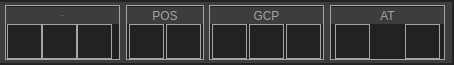
    <widget class="QWidget" name="widget_2" native="true">
     <property name="minimumSize">
      <size>
       <width>0</width>
       <height>65</height>
      </size>
     </property>
     <property name="maximumSize">
      <size>
       <width>16777215</width>
       <height>65</height>
      </size>
     </property>
     <property name="styleSheet">
      <string notr="true">border: 2px solid #222222;
border-left:none;
background-color: #3C3D3F;
</string>
     </property>
     <widget class="QFrame" name="frame">
      <property name="geometry">
       <rect>
        <x>5</x>
        <y>5</y>
        <width>115</width>
        <height>55</height>
       </rect>
      </property>
      <property name="minimumSize">
       <size>
        <width>115</width>
        <height>55</height>
       </size>
      </property>
      <property name="maximumSize">
       <size>
        <width>113</width>
        <height>55</height>
       </size>
      </property>
      <property name="styleSheet">
       <string notr="true">border:1px solid;
border-color: #A5A5A5;
background-color: #222222;</string>
      </property>
      <property name="frameShape">
       <enum>QFrame::StyledPanel</enum>
      </property>
      <property name="frameShadow">
       <enum>QFrame::Raised</enum>
      </property>
      <layout class="QGridLayout" name="gridLayout_8" rowstretch="10,30">
       <property name="leftMargin">
        <number>0</number>
       </property>
       <property name="topMargin">
        <number>1</number>
       </property>
       <property name="rightMargin">
        <number>0</number>
       </property>
       <property name="bottomMargin">
        <number>5</number>
       </property>
       <property name="spacing">
        <number>0</number>
       </property>
       <item row="1" column="0">
        <layout class="QHBoxLayout" name="horizontalLayout_3">
         <property name="spacing">
          <number>0</number>
         </property>
         <property name="topMargin">
          <number>0</number>
         </property>
         <item>
          <spacer name="horizontalSpacer_2">
           <property name="orientation">
            <enum>Qt::Horizontal</enum>
           </property>
           <property name="sizeHint" stdset="0">
            <size>
             <width>13</width>
             <height>20</height>
            </size>
           </property>
          </spacer>
         </item>
         <item>
          <widget class="QPushButton" name="btn_addsig">
           <property name="enabled">
            <bool>true</bool>
           </property>
           <property name="minimumSize">
            <size>
             <width>35</width>
             <height>35</height>
            </size>
           </property>
           <property name="maximumSize">
            <size>
             <width>35</width>
             <height>35</height>
            </size>
           </property>
           <property name="styleSheet">
            <string notr="true">
QPushButton
{
	border-image: url(:/new/button/skinbutton/Import_photo_nor1x.png);
}
QPushButton:hover
{

	border-image: url(:/new/button/skinbutton/Import_photo_honor1x.png);
}
QPushButton:pressed
{

	border-image: url(:/new/button/skinbutton/Import_photo_press1x.png);
}

QPushButton:disabled 
{

	border-image: url(:/new/button/skinbutton/Import_photo_no1x.png);
}




</string>
           </property>
           <property name="text">
            <string/>
           </property>
           <property name="iconSize">
            <size>
             <width>36</width>
             <height>36</height>
            </size>
           </property>
          </widget>
         </item>
         <item>
          <widget class="QPushButton" name="btn_adddir">
           <property name="enabled">
            <bool>true</bool>
           </property>
           <property name="minimumSize">
            <size>
             <width>35</width>
             <height>35</height>
            </size>
           </property>
           <property name="maximumSize">
            <size>
             <width>35</width>
             <height>35</height>
            </size>
           </property>
           <property name="styleSheet">
            <string notr="true">QPushButton
{
	border-image: url(:/new/button/skinbutton/Import_directory_nor1x.png);
}
QPushButton:hover
{

	border-image: url(:/new/button/skinbutton/Import_directory_honor1x.png);
}
QPushButton:pressed
{

	border-image: url(:/new/button/skinbutton/Import_directory_press1x.png);
}

QPushButton:disabled 
{

	border-image: url(:/new/button/skinbutton/Import_directory_no1x.png);
}




</string>
           </property>
           <property name="text">
            <string/>
           </property>
          </widget>
         </item>
         <item>
          <widget class="QPushButton" name="btn_push_removePgtable">
           <property name="minimumSize">
            <size>
             <width>35</width>
             <height>35</height>
            </size>
           </property>
           <property name="maximumSize">
            <size>
             <width>35</width>
             <height>35</height>
            </size>
           </property>
           <property name="styleSheet">
            <string notr="true">QPushButton
{
	border-image: url(:/new/button/skinbutton/Remove_selected_nor1x.png);
}
QPushButton:hover
{

	border-image: url(:/new/button/skinbutton/Remove_selected_honor1x.png);
}
QPushButton:pressed
{

	border-image: url(:/new/button/skinbutton/Remove_selected_press1x.png);
}

QPushButton:disabled 
{

	border-image: url(:/new/button/skinbutton/Remove_selected_no1x.png);
}</string>
           </property>
           <property name="text">
            <string/>
           </property>
          </widget>
         </item>
         <item>
          <spacer name="horizontalSpacer_3">
           <property name="orientation">
            <enum>Qt::Horizontal</enum>
           </property>
           <property name="sizeHint" stdset="0">
            <size>
             <width>18</width>
             <height>20</height>
            </size>
           </property>
          </spacer>
         </item>
        </layout>
       </item>
       <item row="0" column="0">
        <widget class="QLabel" name="label_Pho">
         <property name="minimumSize">
          <size>
           <width>113</width>
           <height>17</height>
          </size>
         </property>
         <property name="maximumSize">
          <size>
           <width>113</width>
           <height>17</height>
          </size>
         </property>
         <property name="font">
          <font>
           <family>Arial</family>
           <pointsize>-1</pointsize>
           <weight>50</weight>
           <italic>false</italic>
           <bold>false</bold>
          </font>
         </property>
         <property name="styleSheet">
          <string notr="true">font: 12px &quot;Arial&quot;;
color: rgb(165, 165, 165);
background-color:#3C3D3F;
border:0px solid;

</string>
         </property>
         <property name="text">
          <string>Photos</string>
         </property>
         <property name="alignment">
          <set>Qt::AlignCenter</set>
         </property>
        </widget>
       </item>
      </layout>
     </widget>
     <widget class="QFrame" name="frame_2">
      <property name="geometry">
       <rect>
        <x>126</x>
        <y>5</y>
        <width>78</width>
        <height>55</height>
       </rect>
      </property>
      <property name="minimumSize">
       <size>
        <width>78</width>
        <height>55</height>
       </size>
      </property>
      <property name="maximumSize">
       <size>
        <width>78</width>
        <height>55</height>
       </size>
      </property>
      <property name="styleSheet">
       <string notr="true">border:1px solid;
border-color: #A5A5A5;
background-color: #222222;</string>
      </property>
      <property name="frameShape">
       <enum>QFrame::StyledPanel</enum>
      </property>
      <property name="frameShadow">
       <enum>QFrame::Raised</enum>
      </property>
      <layout class="QGridLayout" name="gridLayout_7" rowstretch="10,0">
       <property name="leftMargin">
        <number>0</number>
       </property>
       <property name="topMargin">
        <number>1</number>
       </property>
       <property name="rightMargin">
        <number>0</number>
       </property>
       <property name="bottomMargin">
        <number>5</number>
       </property>
       <property name="spacing">
        <number>0</number>
       </property>
       <item row="1" column="0">
        <layout class="QHBoxLayout" name="horizontalLayout_4" stretch="1,1">
         <property name="spacing">
          <number>0</number>
         </property>
         <property name="leftMargin">
          <number>0</number>
         </property>
         <property name="topMargin">
          <number>0</number>
         </property>
         <property name="bottomMargin">
          <number>0</number>
         </property>
         <item>
          <widget class="QPushButton" name="btn_addpos">
           <property name="minimumSize">
            <size>
             <width>35</width>
             <height>35</height>
            </size>
           </property>
           <property name="maximumSize">
            <size>
             <width>35</width>
             <height>35</height>
            </size>
           </property>
           <property name="styleSheet">
            <string notr="true">QPushButton
{
	border-image: url(:/new/button/skinbutton/Add_POS_nor1x.png);
}
QPushButton:hover
{

	border-image: url(:/new/button/skinbutton/Add_POS_honor1x.png);
}
QPushButton:pressed
{

	border-image: url(:/new/button/skinbutton/Add_POS_press1x.png);
}

QPushButton:disabled 
{

	border-image: url(:/new/button/skinbutton/Add_POS_no1x.png);
}</string>
           </property>
           <property name="text">
            <string/>
           </property>
          </widget>
         </item>
         <item>
          <widget class="QPushButton" name="btn_delpos">
           <property name="minimumSize">
            <size>
             <width>35</width>
             <height>35</height>
            </size>
           </property>
           <property name="maximumSize">
            <size>
             <width>35</width>
             <height>35</height>
            </size>
           </property>
           <property name="styleSheet">
            <string notr="true">QPushButton
{
	border-image: url(:/new/button/skinbutton/Remove_POS_nor1x.png);
}
QPushButton:hover
{

	border-image: url(:/new/button/skinbutton/Remove_POS_honor1x.png);
}
QPushButton:pressed
{

	border-image: url(:/new/button/skinbutton/Remove_POS_press1x.png);
}

QPushButton:disabled 
{

	border-image: url(:/new/button/skinbutton/Remove_POS_no1x.png);
}</string>
           </property>
           <property name="text">
            <string/>
           </property>
          </widget>
         </item>
        </layout>
       </item>
       <item row="0" column="0">
        <widget class="QLabel" name="label_Pos">
         <property name="minimumSize">
          <size>
           <width>76</width>
           <height>17</height>
          </size>
         </property>
         <property name="maximumSize">
          <size>
           <width>113</width>
           <height>17</height>
          </size>
         </property>
         <property name="styleSheet">
          <string notr="true">font: 12px &quot;Arial&quot;;
color: rgb(165, 165, 165);
background-color:#3C3D3F;
border:0px solid;</string>
         </property>
         <property name="text">
          <string>POS</string>
         </property>
         <property name="alignment">
          <set>Qt::AlignCenter</set>
         </property>
        </widget>
       </item>
      </layout>
     </widget>
     <widget class="QFrame" name="frame_4">
      <property name="geometry">
       <rect>
        <x>209</x>
        <y>5</y>
        <width>115</width>
        <height>55</height>
       </rect>
      </property>
      <property name="minimumSize">
       <size>
        <width>115</width>
        <height>55</height>
       </size>
      </property>
      <property name="maximumSize">
       <size>
        <width>115</width>
        <height>55</height>
       </size>
      </property>
      <property name="styleSheet">
       <string notr="true">border:1px solid;
border-color: #A5A5A5;
background-color:#222222;</string>
      </property>
      <property name="frameShape">
       <enum>QFrame::StyledPanel</enum>
      </property>
      <property name="frameShadow">
       <enum>QFrame::Raised</enum>
      </property>
      <layout class="QGridLayout" name="gridLayout_9" rowstretch="10,0">
       <property name="leftMargin">
        <number>0</number>
       </property>
       <property name="topMargin">
        <number>1</number>
       </property>
       <property name="rightMargin">
        <number>0</number>
       </property>
       <property name="bottomMargin">
        <number>0</number>
       </property>
       <property name="spacing">
        <number>0</number>
       </property>
       <item row="0" column="0">
        <widget class="QLabel" name="label_5">
         <property name="minimumSize">
          <size>
           <width>113</width>
           <height>17</height>
          </size>
         </property>
         <property name="maximumSize">
          <size>
           <width>113</width>
           <height>17</height>
          </size>
         </property>
         <property name="styleSheet">
          <string notr="true">font: 12px &quot;Arial&quot;;
color: rgb(165, 165, 165);
background-color:#3C3D3F;
border:0px solid;</string>
         </property>
         <property name="text">
          <string>GCP</string>
         </property>
         <property name="alignment">
          <set>Qt::AlignCenter</set>
         </property>
        </widget>
       </item>
       <item row="1" column="0">
        <layout class="QHBoxLayout" name="horizontalLayout_10" stretch="0,1,1">
         <property name="spacing">
          <number>0</number>
         </property>
         <item>
          <widget class="QPushButton" name="btn_Siggcp">
           <property name="minimumSize">
            <size>
             <width>35</width>
             <height>35</height>
            </size>
           </property>
           <property name="maximumSize">
            <size>
             <width>35</width>
             <height>35</height>
            </size>
           </property>
           <property name="styleSheet">
            <string notr="true">QPushButton
{
	border-image: url(:/new/button/skinbutton/Sig_GCP1x_nor.png);
}
QPushButton:hover
{

	border-image: url(:/new/button/skinbutton/Sig_GCP1x_hor.png);
}
QPushButton:pressed
{

	border-image: url(:/new/button/skinbutton/Sig_GCP1x_pressed.png);
}

QPushButton:disabled 
{

	border-image: url(:/new/button/skinbutton/Sig_GCP1x_no.png);
}

</string>
           </property>
           <property name="text">
            <string/>
           </property>
          </widget>
         </item>
         <item>
          <widget class="QPushButton" name="btn_addgcp">
           <property name="minimumSize">
            <size>
             <width>35</width>
             <height>35</height>
            </size>
           </property>
           <property name="maximumSize">
            <size>
             <width>35</width>
             <height>35</height>
            </size>
           </property>
           <property name="styleSheet">
            <string notr="true">QPushButton
{
	border-image: url(:/new/button/skinbutton/Import_GCP_nor1x.png);
}
QPushButton:hover
{

	border-image: url(:/new/button/skinbutton/Import_GCP_hon1x.png);
}
QPushButton:pressed
{

	border-image: url(:/new/button/skinbutton/Import_GCP_press1x.png);
}

QPushButton:disabled 
{

	border-image: url(:/new/button/skinbutton/Import_GCP_no1x.png);
}

</string>
           </property>
           <property name="text">
            <string/>
           </property>
          </widget>
         </item>
         <item>
          <widget class="QPushButton" name="btn_delgcp">
           <property name="minimumSize">
            <size>
             <width>35</width>
             <height>35</height>
            </size>
           </property>
           <property name="maximumSize">
            <size>
             <width>35</width>
             <height>35</height>
            </size>
           </property>
           <property name="styleSheet">
            <string notr="true">QPushButton
{
	border-image: url(:/new/button/skinbutton/Import_RGCP_nor1x.png);
}
QPushButton:hover
{

	border-image: url(:/new/button/skinbutton/Import_RGCP_hon1x.png);
}
QPushButton:pressed
{

	border-image: url(:/new/button/skinbutton/Import_RGCP_press1x.png);
}

QPushButton:disabled 
{

	border-image: url(:/new/button/skinbutton/Import_RGCP_no1x.png);
}

</string>
           </property>
           <property name="text">
            <string/>
           </property>
          </widget>
         </item>
        </layout>
       </item>
      </layout>
     </widget>
     <widget class="QFrame" name="frame_3">
      <property name="geometry">
       <rect>
        <x>330</x>
        <y>5</y>
        <width>115</width>
        <height>55</height>
       </rect>
      </property>
      <property name="minimumSize">
       <size>
        <width>115</width>
        <height>55</height>
       </size>
      </property>
      <property name="maximumSize">
       <size>
        <width>115</width>
        <height>55</height>
       </size>
      </property>
      <property name="styleSheet">
       <string notr="true">border:1px solid;
border-color: #A5A5A5;
background-color:#222222;</string>
      </property>
      <property name="frameShape">
       <enum>QFrame::StyledPanel</enum>
      </property>
      <property name="frameShadow">
       <enum>QFrame::Raised</enum>
      </property>
      <layout class="QGridLayout" name="gridLayout_6" rowstretch="10,30">
       <property name="leftMargin">
        <number>0</number>
       </property>
       <property name="topMargin">
        <number>1</number>
       </property>
       <property name="rightMargin">
        <number>0</number>
       </property>
       <property name="bottomMargin">
        <number>5</number>
       </property>
       <property name="spacing">
        <number>0</number>
       </property>
       <item row="0" column="0">
        <widget class="QLabel" name="label_AT_2">
         <property name="minimumSize">
          <size>
           <width>113</width>
           <height>17</height>
          </size>
         </property>
         <property name="maximumSize">
          <size>
           <width>113</width>
           <height>17</height>
          </size>
         </property>
         <property name="styleSheet">
          <string notr="true">font: 12px &quot;Arial&quot;;
color: rgb(165, 165, 165);
background-color:#3C3D3F;
border:0px solid;</string>
         </property>
         <property name="text">
          <string>AT</string>
         </property>
         <property name="alignment">
          <set>Qt::AlignCenter</set>
         </property>
        </widget>
       </item>
       <item row="1" column="0">
        <layout class="QHBoxLayout" name="horizontalLayout_5">
         <property name="spacing">
          <number>0</number>
         </property>
         <property name="topMargin">
          <number>0</number>
         </property>
         <item>
          <spacer name="horizontalSpacer_6">
           <property name="orientation">
            <enum>Qt::Horizontal</enum>
           </property>
           <property name="sizeHint" stdset="0">
            <size>
             <width>40</width>
             <height>20</height>
            </size>
           </property>
          </spacer>
         </item>
         <item>
          <widget class="QPushButton" name="btn_at">
           <property name="enabled">
            <bool>true</bool>
           </property>
           <property name="minimumSize">
            <size>
             <width>35</width>
             <height>35</height>
            </size>
           </property>
           <property name="maximumSize">
            <size>
             <width>35</width>
             <height>35</height>
            </size>
           </property>
           <property name="styleSheet">
            <string notr="true">QPushButton
{
	border-image: url(:/new/button/skinbutton/SubmitAT_nor1x.png);
}
QPushButton:hover
{

	border-image: url(:/new/button/skinbutton/SubmitAT_honor1x.png);
}
QPushButton:pressed
{

	border-image: url(:/new/button/skinbutton/SubmitAT_press1x.png);
}

QPushButton:disabled 
{

	border-image: url(:/new/button/skinbutton/SubmitAT_no1x.png);
}</string>
           </property>
           <property name="text">
            <string/>
           </property>
          </widget>
         </item>
         <item>
          <widget class="QPushButton" name="btn_paus">
           <property name="enabled">
            <bool>true</bool>
           </property>
           <property name="minimumSize">
            <size>
             <width>35</width>
             <height>35</height>
            </size>
           </property>
           <property name="maximumSize">
            <size>
             <width>35</width>
             <height>35</height>
            </size>
           </property>
           <property name="styleSheet">
            <string notr="true">QPushButton
{
	image: url(:/new/button/skinbutton/CancelAT_nor1x.png);
	border:0px solid;
}
QPushButton:hover
{
	image: url(:/new/button/skinbutton/CancelAT_honor1x.png);
}
QPushButton:pressed
{

	image: url(:/new/button/skinbutton/CancelAT_press1x.png);
}

QPushButton:disabled 
{

	image: url(:/new/button/skinbutton/CancelAT_no1x.png);
}</string>
           </property>
           <property name="text">
            <string/>
           </property>
          </widget>
         </item>
         <item>
          <widget class="QPushButton" name="btn_rec">
           <property name="enabled">
            <bool>true</bool>
           </property>
           <property name="minimumSize">
            <size>
             <width>35</width>
             <height>35</height>
            </size>
           </property>
           <property name="maximumSize">
            <size>
             <width>36</width>
             <height>36</height>
            </size>
           </property>
           <property name="styleSheet">
            <string notr="true">QPushButton
{
	border-image: url(:/new/button/skinbutton/ResubmitAT_nor1x.png);
}
QPushButton:hover
{

	border-image: url(:/new/button/skinbutton/ResubmitAT_honor1x.png);
}
QPushButton:pressed
{

	border-image: url(:/new/button/skinbutton/ResubmitAT_press1x.png);
}

QPushButton:disabled 
{

	border-image: url(:/new/button/skinbutton/ResubmitAT_no1x.png);
}</string>
           </property>
           <property name="text">
            <string/>
           </property>
          </widget>
         </item>
         <item>
          <spacer name="horizontalSpacer_7">
           <property name="orientation">
            <enum>Qt::Horizontal</enum>
           </property>
           <property name="sizeHint" stdset="0">
            <size>
             <width>40</width>
             <height>20</height>
            </size>
           </property>
          </spacer>
         </item>
        </layout>
       </item>
      </layout>
     </widget>
    </widget>
